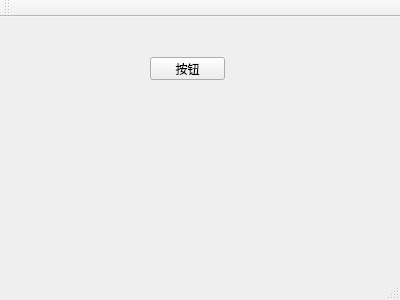
<?xml version="1.0" encoding="UTF-8"?>
<ui version="4.0">
 <class>MainWindow</class>
 <widget class="QMainWindow" name="MainWindow">
  <property name="geometry">
   <rect>
    <x>0</x>
    <y>0</y>
    <width>400</width>
    <height>300</height>
   </rect>
  </property>
  <property name="windowTitle">
   <string>MainWindow</string>
  </property>
  <widget class="QWidget" name="centralWidget">
   <widget class="QPushButton" name="pushButton">
    <property name="geometry">
     <rect>
      <x>150</x>
      <y>40</y>
      <width>75</width>
      <height>23</height>
     </rect>
    </property>
    <property name="minimumSize">
     <size>
      <width>75</width>
      <height>0</height>
     </size>
    </property>
    <property name="text">
     <string>按钮</string>
    </property>
   </widget>
  </widget>
  <widget class="QMenuBar" name="menuBar">
   <property name="geometry">
    <rect>
     <x>0</x>
     <y>0</y>
     <width>400</width>
     <height>23</height>
    </rect>
   </property>
  </widget>
  <widget class="QToolBar" name="mainToolBar">
   <attribute name="toolBarArea">
    <enum>TopToolBarArea</enum>
   </attribute>
   <attribute name="toolBarBreak">
    <bool>false</bool>
   </attribute>
  </widget>
  <widget class="QStatusBar" name="statusBar"/>
 </widget>
 <layoutdefault spacing="6" margin="11"/>
 <resources/>
 <connections/>
</ui>
